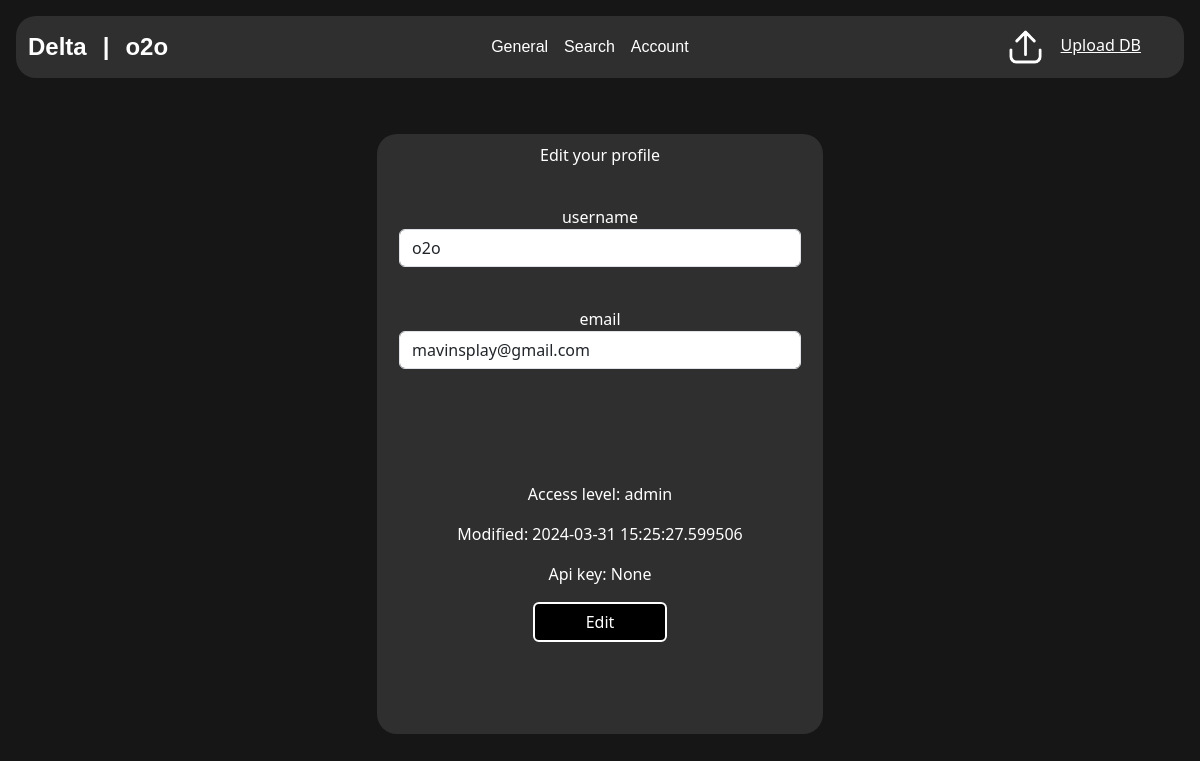
/account (signed in), run on an earlier commit of the app's database.
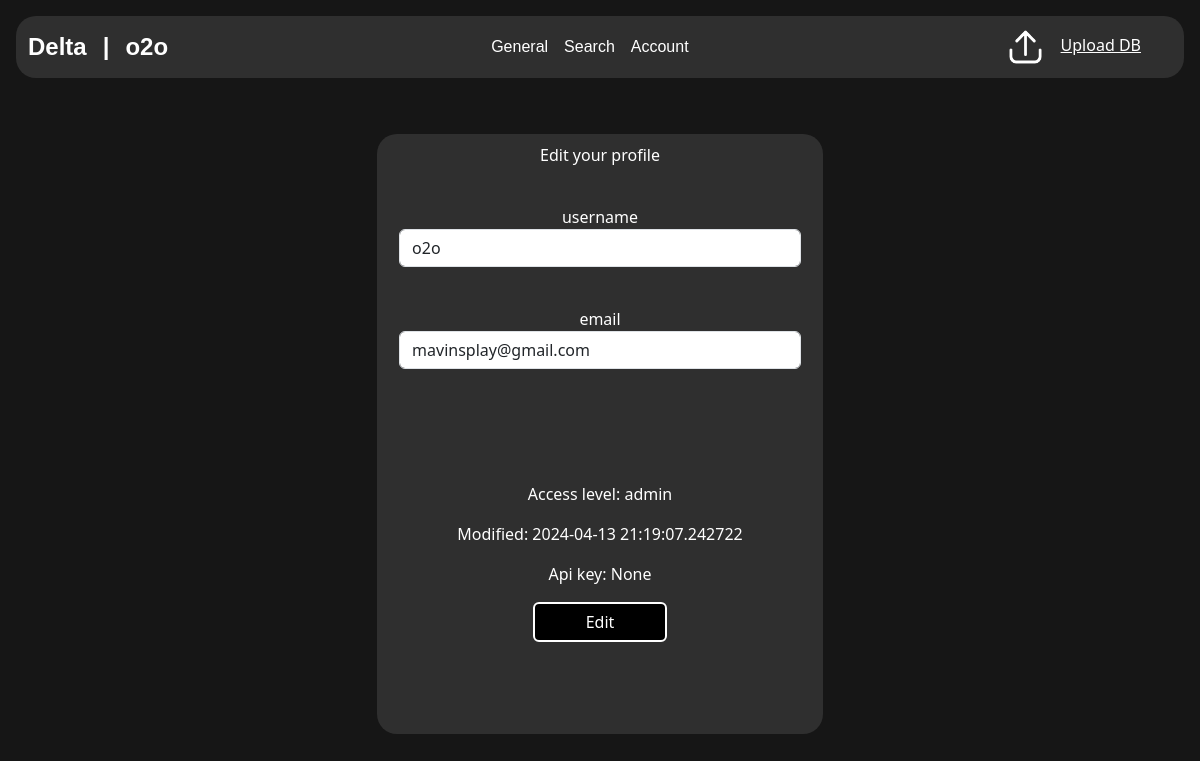
And on a later commit of the database.
### sql.py (models this page shows, shortened)
class User(SqlAlchemyBase, UserMixin, SerializerMixin):
    __tablename__ = 'users'
    id = sqlalchemy.Column(
        sqlalchemy.Integer, primary_key=True, autoincrement=True)
    username = sqlalchemy.Column(sqlalchemy.String, nullable=False)
    email = sqlalchemy.Column(
        sqlalchemy.String, index=True, unique=True, nullable=False)
    hashed_password = sqlalchemy.Column(sqlalchemy.String, nullable=False)
    access = sqlalchemy.Column(sqlalchemy.Integer, sqlalchemy.ForeignKey(
        'access.id'), default=1, nullable=False)
    modified_date = sqlalchemy.Column(
        sqlalchemy.DateTime, default=datetime.datetime.now)
    access_level = orm.relationship('AccessRights')
    api_key = orm.relationship('ApiKeyAsoc')
    db_links = orm.relationship('Upload_DB')

### core.py (the view, shortened to what this page needs)
@app.route('/account', methods=['GET', 'POST']) # форма изменения данных акканта
@login_required
def account():
    form = EditForm()
    data = {}
    if request.method == 'GET':
        db_sess = create_session()
        user = db_sess.query(User).filter(
            User.email == current_user.email).first()
        if user:
            form.username.data = user.username
            form.email.data = user.email
            api_key = get_api_key(user)
            data = {
                'modified_date': user.modified_date,
                'access_level': user.access_level.level,
                'api_key': api_key
            }
        else:
            abort(404)
    return render_template('account.html', form=form, title='Account', data=data)

### core.py
class EditForm(FlaskForm):
    username = StringField('username', validators=[DataRequired()])
    email = StringField('email', validators=[DataRequired()])
    submit = SubmitField('Edit')

### core.py (called while the page is built)
@login_manager.user_loader
def load_user(user_id):
    db_sess = create_session()
    return db_sess.query(User).get(user_id)

### sql.py (called while the page is built)
def create_session() -> Session:  # создание сессии для работы с бд
    global __factory
    return __factory()

def get_api_key(user: User) -> str:  # получение api ключа по юзеру
    db_sess = create_session()
    api_asoc = db_sess.query(ApiKeyAsoc).filter(
        ApiKeyAsoc.user_id == user.id).first()
    if api_asoc:
        return api_asoc.key

### templates/account.html (shortened to what this page needs)
{% extends "base.html" %} {% block content %}
<div class="edit_form">
    <form method="post">
        <p  style="padding-top: 2%;">Edit your profile</p>
        <p>
            {{ form.username.label(style="margin-top: 5%") }}<br>
            {{ form.username(class="form-control") }}<br>
        </p>
        <p>
            {{ form.email.label }}<br>
            {{ form.email(class="form-control", type="email") }}<br>
        </p>
        <div style="margin-top: 20%;">
            <p>Access level: {{ data["access_level"] }}</p>
            <p>Modified: {{ data["modified_date"] }}</p>
            <p>Api key: {{ data["api_key"] }}</p>
            <p>{{ form.submit(type="submit", class="btn btn-primary", style="width: 30%; margin-bottom: `1%") }}</p>
        </div>
    </form>
</div>
{% endblock %}

### templates/base.html (shortened to what this page needs)
<!DOCTYPE html>
<html lang="en">
  <head>
    <link href="https://cdn.jsdelivr.net/npm/bootstrap@5.3.3/dist/css/bootstrap.min.css" rel="stylesheet">
    <link href="https://getbootstrap.com/docs/5.3/assets/css/docs.css" rel="stylesheet">
    <link rel="stylesheet" type="text/css" href="static/css/style.css" />
  </head>
  <body class="p-3 m-0 border-0 bd-example m-0 border-0">
    <nav class="navbar navbar-expand-lg">
      <div class="container-fluid">
        <a class="navbar-brand" href="/search">Delta</a>
        <a class="navbar-brand">|</a>
          {% if current_user.is_authenticated %}
              <a class="navbar-brand" href="/logout">{{ current_user.username }}</a>
          {% else %}
              <a class="navbar-brand" href="/login"><u>Sign in</u></a>
          {% endif %}
        <div class="collapse navbar-collapse" id="navbarNavAltMarkup">
          <div class="navbar-nav">
            <a class="nav-link" href="/">General</a>
            <a class="nav-link" href="/search">Search</a>
            <a class="nav-link" href="/account">Account</a>
          </div>
        </div>
      </div>
      {% if current_user.is_authenticated %}
        <div class="upload up-2">
          <a href="/upload"><img src="static/data/upload.png" class="upload-button">Upload DB</a>
        </div>
      {% endif %}
    </nav>
    <main role="main" class="container">{% block content %}{% endblock %}</main>
  </body>
</html>

What changed in the data, as far as the page shows it:
changed User "mavinsplay@gmail.com": modified_date "2024-03-31 15:25:27.599506" → "2024-04-13 21:19:07.242722"
